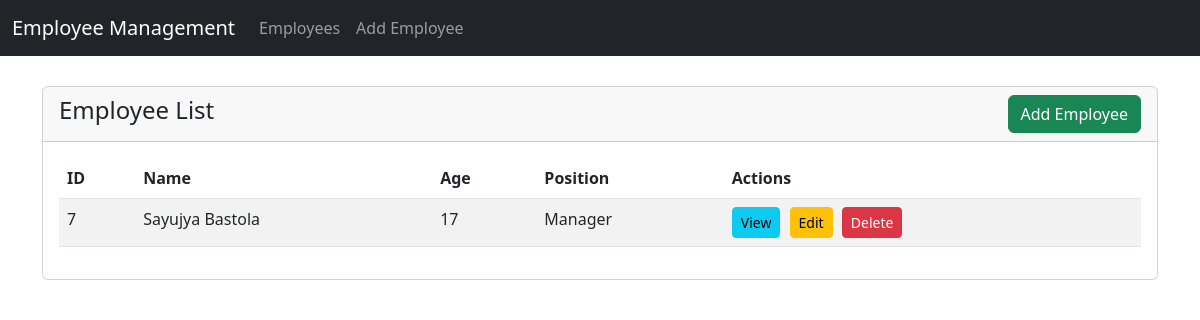
Page /data on the earlier database version.
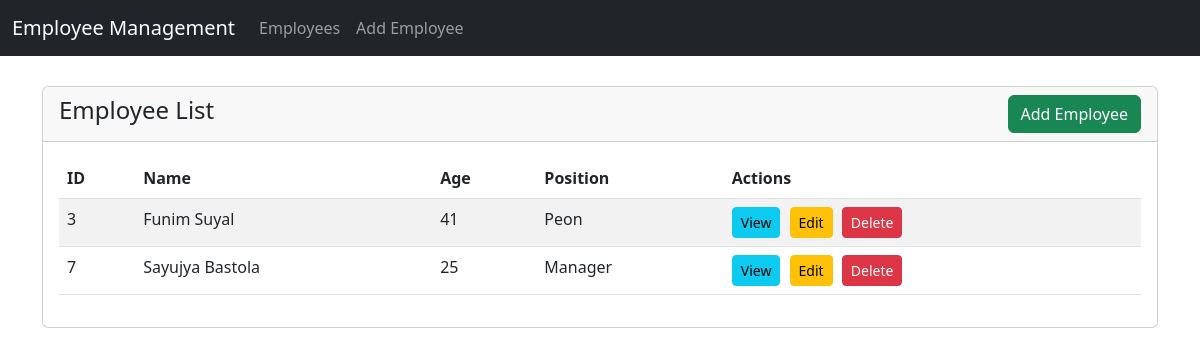
Same page on the later database version.
### models.py (models this page shows)
class EmployeeModel(db.Model):
    __tablename__ = "table"
    id = db.Column(db.Integer, primary_key=True)
    employee_id = db.Column(db.Integer(), unique=True)
    name = db.Column(db.String())
    age = db.Column(db.Integer())
    position = db.Column(db.String(80))

### app.py (the view)
@app.route('/data')
def RetrieveList():
    employees = EmployeeModel.query.all()
    return render_template('datalist.html', employees=employees)

### templates/datalist.html
{% extends 'base.html' %} {% block title %}Employee List{% endblock %} {% block
content %}
<div class="card">
  <div class="card-header d-flex justify-content-between align-items-center">
    <h4>Employee List</h4>
    <a href="/data/create" class="btn btn-success">Add Employee</a>
  </div>
  <div class="card-body">
    {% if employees %}
    <table class="table table-striped">
      <thead>
        <tr>
          <th>ID</th>
          <th>Name</th>
          <th>Age</th>
          <th>Position</th>
          <th>Actions</th>
        </tr>
      </thead>
      <tbody>
        {% for employee in employees %}
        <tr>
          <td>{{ employee.employee_id }}</td>
          <td>{{ employee.name }}</td>
          <td>{{ employee.age }}</td>
          <td>{{ employee.position }}</td>
          <td>
            <a
              href="/data/{{ employee.employee_id }}"
              class="btn btn-info btn-sm btn-space"
              >View</a
            >
            <a
              href="/data/{{ employee.employee_id }}/update"
              class="btn btn-warning btn-sm btn-space"
              >Edit</a
            >
            <a
              href="/data/{{ employee.employee_id }}/delete"
              class="btn btn-danger btn-sm"
              >Delete</a
            >
          </td>
        </tr>
        {% endfor %}
      </tbody>
    </table>
    {% else %}
    <p class="text-center">
      No employees found. <a href="/data/create">Add an employee</a>.
    </p>
    {% endif %}
  </div>
</div>
{% endblock %}

### templates/base.html (shortened to what this page needs)
<!DOCTYPE html>
<html lang="en">
    <head>
        <link
            href="https://cdn.jsdelivr.net/npm/bootstrap@5.3.0-alpha1/dist/css/bootstrap.min.css" rel="stylesheet">
    </head>
    <body>
        <nav class="navbar navbar-expand-lg navbar-dark bg-dark">
            <div class="container-fluid">
                <a class="navbar-brand" href="/data">Employee Management</a>
                <div class="collapse navbar-collapse" id="navbarNav">
                    <ul class="navbar-nav">
                        <li class="nav-item">
                            <a class="nav-link" href="/data">Employees</a>
                        </li>
                        <li class="nav-item">
                            <a class="nav-link" href="/data/create">Add
                                Employee</a>
                        </li>
                    </ul>
                </div>
            </div>
        </nav>
        <div class="container">
            {% block content %}{% endblock %}
        </div>
</html>

### templates/base.html (style rules this page uses)
.container { margin-top: 30px; }
.btn-space { margin-right: 5px; }

Differences in the rows shown:
removed EmployeeModel: employee_id "7", name "Sayujya Bastola", age "17", position "Manager"
added EmployeeModel: employee_id "3", name "Funim Suyal", age "41", position "Peon"
added EmployeeModel: employee_id "7", name "Sayujya Bastola", age "25", position "Manager"
